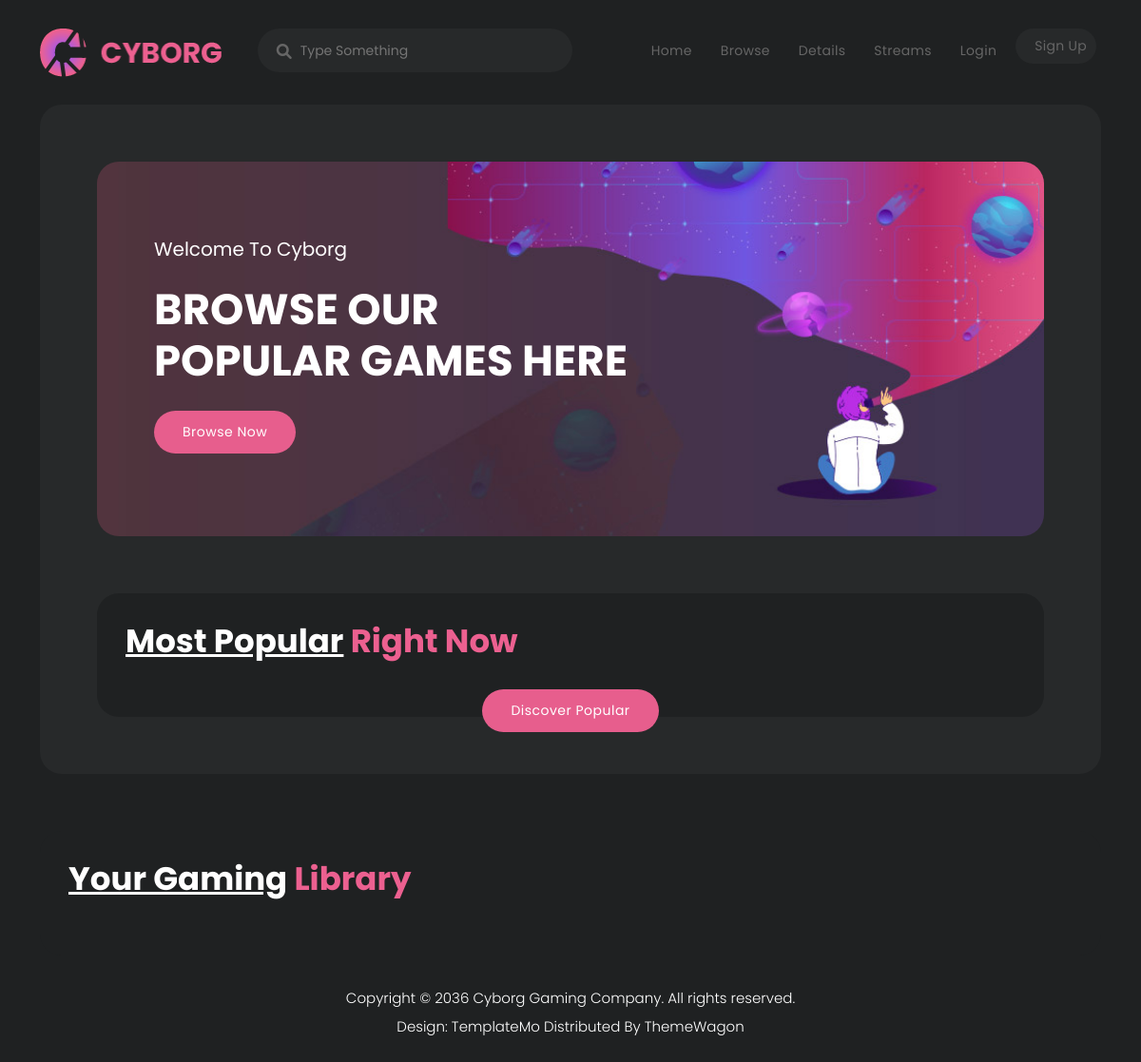
/, run on an earlier commit of the app's database.
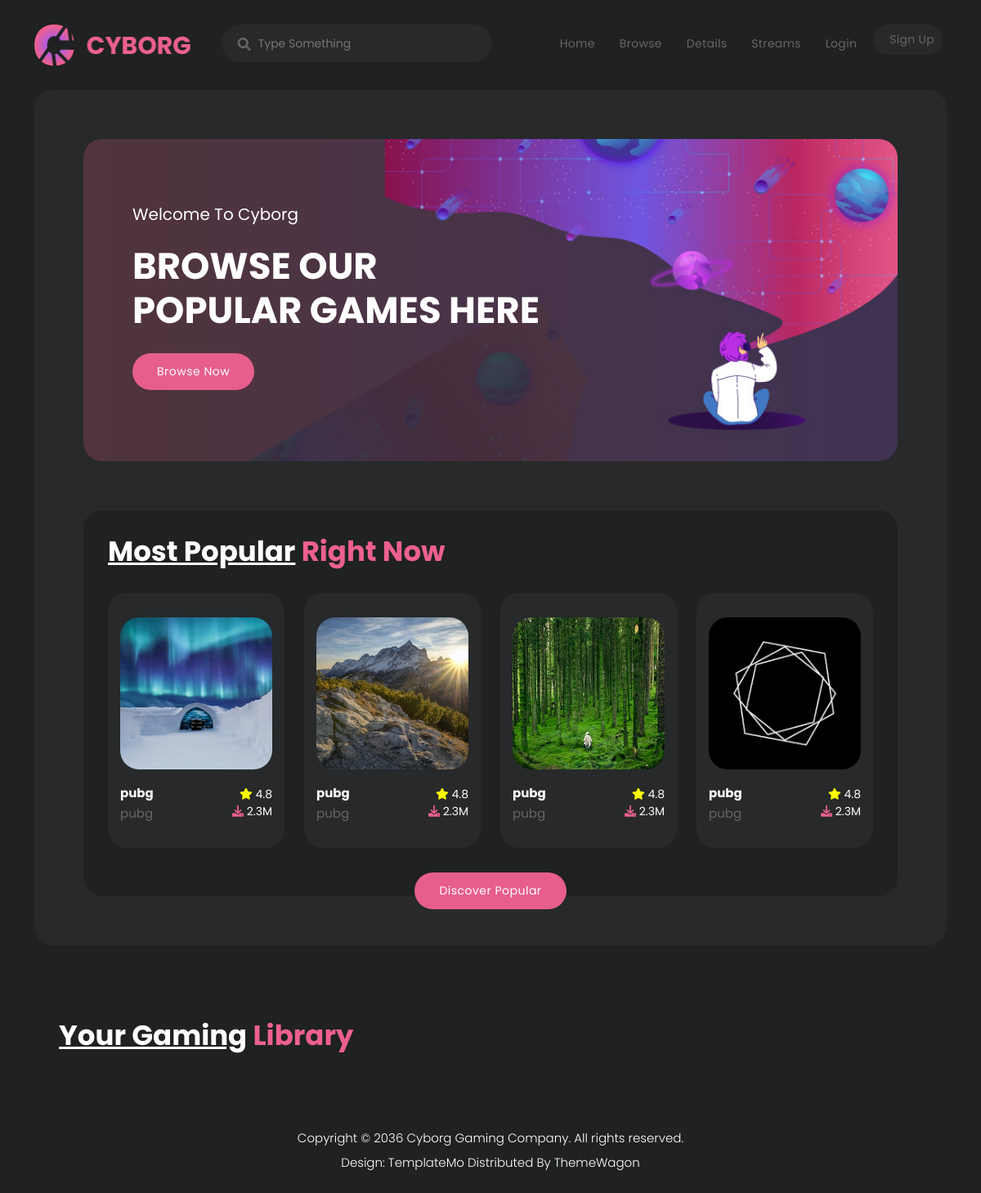
And on a later commit of the database.
### cyborg/models.py (models this page shows, shortened)
class Header(models.Model):
    title = models.CharField(max_length=150, default='Welcome To Cyborg')
    text = models.CharField(max_length=200, default='BROWSE OUR POPULAR GAMES HERE')
    btn = models.CharField(max_length=50, default='Browse Now')

class MostPop(models.Model):
    img = models.ImageField()
    title = models.CharField(max_length=100, default='game')
    text = models.CharField(max_length=100)

### cyborg/views.py (the view)
# urls.py: path('', home, name="home"),
def home(request):
    header = Header.objects.all()
    most = MostPop.objects.all()
    library = Library.objects.all()
    return render(request, 'pages/home.html', {
        "info":header,
        "most":most,
        "library":library,
        })

### templates/pages/home.html
{% extends 'layouts/base.html' %}
{% block content %}
{% include 'includes/index.html' %}
{% endblock content %}

### templates/layouts/base.html (shortened to what this page needs)
{% load static %}
<!DOCTYPE html>
<html lang="en">
<head>
</head>
<link href="{% static 'vendor/bootstrap/css/bootstrap.min.css' %}" rel="stylesheet">
<link rel="stylesheet" href="{% static 'assets/css/fontawesome.css' %}">
<link rel="stylesheet" href="{% static 'assets/css/templatemo-cyborg-gaming.css' %}">
<link rel="stylesheet" href="{% static 'assets/css/owl.css' %}">
<link rel="stylesheet" href="{% static 'assets/css/animate.css' %}">
<link rel="stylesheet"href="https://unpkg.com/swiper@7/swiper-bundle.min.css"/>
<body>
    {% include 'includes/navigation.html' %}
        {% block content %}
        {% endblock content %}
</body>
</html>

### templates/includes/navigation.html (shortened to what this page needs)
{% load static %}
<header class="header-area header-sticky">
  <div class="container">
    <div class="row">
      <div class="col-12">
        <nav class="main-nav">
          <a href="{% url 'home' %}" class="logo">
            <img src="{% static 'assets/images/logo.png' %}" alt="">
          </a>
          <div class="search-input">
            <form id="search" action="#">
              <input type="text" placeholder="Type Something" id='searchText' name="searchKeyword"
                onkeypress="handle" />
              <i class="fa fa-search"></i>
            </form>
          </div>
          <ul class="nav">
            <li><a href="{% url 'home' %}">Home</a></li>
            <li><a href="{% url 'browse' %}">Browse</a></li>
            <li><a href="{% url 'details' %}">Details</a></li>
            <li><a href="{% url 'streams' %}">Streams</a></li>
            {% if not request.user.is_authenticated %}
            <li><a href="{% url 'login' %}">login</a></li>
            <li><a href="{% url 'signup' %}">sign up</a></li>
            {% endif %}
          </ul>
        </nav>
      </div>
    </div>
  </div>
</header>

### templates/includes/index.html (shortened to what this page needs)
{% load static %}
<!DOCTYPE html>
<html lang="en">
<head>
</head>
<body>
  <div class="container">
    <div class="row">
      <div class="col-lg-12">
        <div class="page-content">
          <div class="main-banner">
            <div class="row">
              {% for header in info %}
              <div class="col-lg-7">
                <div class="header-text">
                  <h6>{{ header.title }}</h6>
                  <h4>{{ header.text }}</h4>
                  <div class="main-button">
                    <a href="{% url 'browse' %}">{{ header.btn }}</a>
                  </div>
                </div>
              </div>
              {% endfor %}
            </div>
          </div>
          <div class="most-popular">
            <div class="row">
              <div class="col-lg-12">
                <div class="heading-section">
                  <h4><em>Most Popular</em> Right Now</h4>
                </div>
                <div class="row">
                  {% for x in most %}
                  <div class="col-lg-3 col-sm-6">
                    <div class="item">
                      <img src="{{ x.img.url }}" alt="">
                      <h4>{{ x.title }}<br><span>{{ x.text }}</span></h4>
                      <ul>
                        <li><i class="fa fa-star"></i> 4.8</li>
                        <li><i class="fa fa-download"></i> 2.3M</li>
                      </ul>
                    </div>
                  </div>
                  {% endfor %}
                </div>
              </div>
            </div>
            <div class="col-lg-12">
              <div class="main-button">
                <a href="{% url 'browse' %}">Discover Popular</a>
              </div>
            </div>
          </div>
        </div>
      </div>
    </div>
    <div class="gaming-library">
      <div class="col-lg-12">
        <div class="heading-section">
          <h4><em>Your Gaming</em> Library</h4>
        </div>
      </div>
    </div>
  </div>
  <footer>
    <div class="container">
      <div class="row">
        <div class="col-lg-12">
          <p>Copyright © 2036 <a href="#">Cyborg Gaming</a> Company. All rights reserved.
            <br>Design: <a href="https://templatemo.com" target="_blank" title="free CSS templates">TemplateMo</a>
            Distributed By <a href="https://themewagon.com" target="_blank">ThemeWagon</a>
          </p>
        </div>
      </div>
    </div>
  </footer>
</body>
</html>

What changed in the data, as far as the page shows it:
added MostPop: img (picture), title "pubg", text "pubg"
added MostPop: img (picture), title "pubg", text "pubg"
added MostPop: img (picture), title "pubg", text "pubg"
added MostPop: img (picture), title "pubg", text "pubg"
